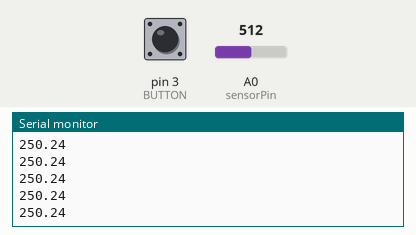
This sketch was run on a simulated Arduino Uno, built with avr-gcc and run on an emulated ATmega328P. Parts: the last lines printed to the serial monitor. The inputs (shaded band) are chosen by the test bench; at power-on: A0 (sensorPin) = 512, pin 3 (BUTTON) LOW.

Above: at 12.4 s.
12.5 s: A0 (sensorPin) set to 211
At 14.6 s:
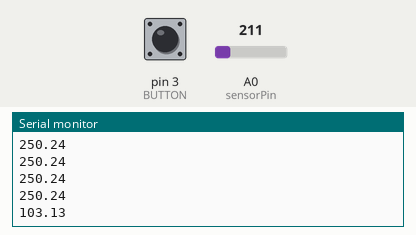
18.5 s: A0 (sensorPin) set to 189
At 20.4 s:
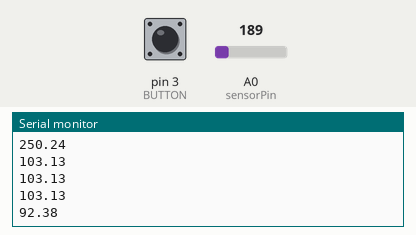
Timing chart, 0 to 21.9 s (numbered marks = the images above; inputs shaded):
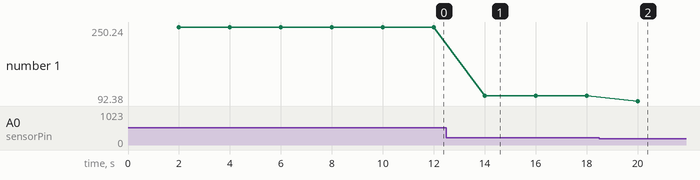

The sketch:

serial_temp_adc_arduino_py.ino
```cpp
// master ArduinoUNO
#include <SoftwareSerial.h>
#include <DHT.h>
#include <ArduinoJson.h>

#define RX_ 10
#define TX_ 11

#define DHT_PIN 4
#define DHT_TYPE DHT11

const int LIMIT                =   10;
unsigned long prev_millis      =    0;
unsigned long current_millis   =    0;
const int time_interval        = 2000;

float t = 0.0;
float h = 0.0;
int state_button = 0;

const int BUTTON = 3;
const int sensorPin = A0;

SoftwareSerial mySerial(RX_, TX_);
DHT dht(DHT_PIN, DHT_TYPE);

void setup() {
  Serial.begin(9600);
  mySerial.begin(9600);
  dht.begin();
  while(!Serial && !mySerial); // Solo es para esperar
                              // que se incialicen UART y UART virtual
  pinMode(BUTTON, INPUT);

  Serial.println("Arduino UNO - MAESTRO");
  randomSeed(analogRead(0)); // numeros aleatorios
  for (int i = 0; i < LIMIT; i++) {
    Serial.println(); // Solo para dejar espacio en blanco
  }
}

void loop() {
  // Simular temperatura
  // float temp = 25.0 + (random(-50, 51) / 10.0);

  unsigned long current_millis = millis();
  if (current_millis - prev_millis >= time_interval) {
    prev_millis = current_millis;

    // Leer temperatura
    int value = analogRead(sensorPin);
    float milli_volts = (value / 1023.0) * 5000;
    float celsius = milli_volts / 10;
    Serial.println(celsius);


    // Datos enviados en formato JSON al ESP32 via UART virtual
    // mySerial.print("{\"t\":");
    // mySerial.print(t);
    // mySerial.print(",\"h\":");
    // mySerial.print(h);
    // mySerial.print(",\"btn\":");
    // mySerial.print(state_button);
    // mySerial.println("}");

  }

  if (digitalRead(BUTTON)) {
    state_button = HIGH;
    Serial.println("BUTTON ON");
  }
  else {
    state_button = LOW;
    // Serial.println("BUTTON OFF");
  }

}
```

Measured:
- after the input at 12.5 s, the serial monitor: prints a new line after 1.5 s (image 1)
- after the input at 18.5 s, the serial monitor: prints a new line after 1.5 s (image 2)
- plotted number 1: 250.24 → 103.13 after the input at 12.5 s, 103.13 → 92.38 after the input at 18.5 s
